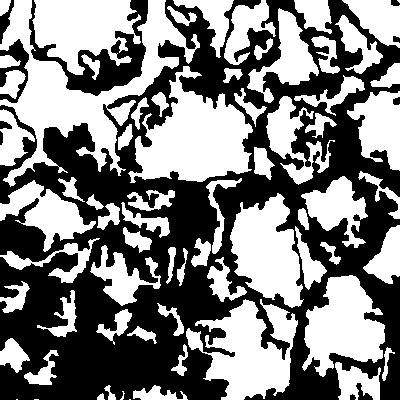
#> input picture steel_grain_size_dataset/GRAD_PRE/GradPre10_1_1.jpg, 400 x 400 px
$ python -i preprocessing.py   (imports and definitions only)
#> lines starting #> are read from the running program, lines starting #| are printed output that depends on the picture
#> further down, picture is the input picture: shape (400, 400, 3); min 0, max 255, mean 127.1
"""
preprocessing.py — 图像预处理模块

流程：灰度化 → 平滑去噪（高斯 / 双边 / 各向异性扩散）→ 中值滤波 → CLAHE 对比度增强
"""

import numpy as np
import cv2
from skimage.filters import gaussian
from skimage.restoration import denoise_tv_chambolle


def _estimate_noise_std(gray: np.ndarray) -> float:
    """
    估计图像噪声强度（归一化到 0~1）。
    用轻微平滑后的高频残差近似噪声。
    """
    img = gray.astype(np.float64)
    low_freq = cv2.GaussianBlur(img, (0, 0), sigmaX=1.0, sigmaY=1.0)
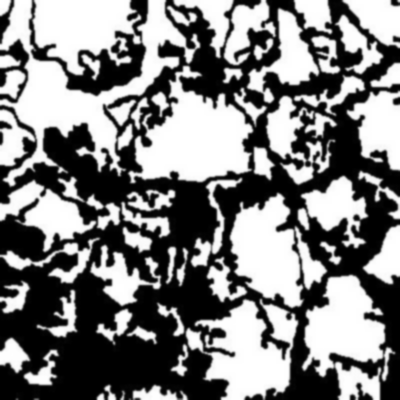
#> low_freq: shape (400, 400) float64; min 0, max 255, mean 127.1
    residual = img - low_freq
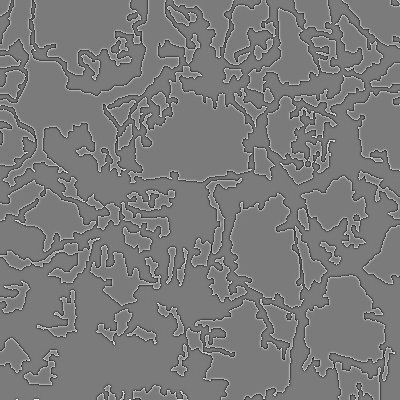
#> residual: shape (400, 400) float64; min -175.9, max 187.8, mean 0; drawn with min black and max white
    return float(np.std(residual) / 255.0)


def _resolve_gaussian_sigma(
    gray: np.ndarray,
    gaussian_sigma: float | str | None,
    noise_to_sigma_k: float,
    sigma_bounds: tuple[float, float],
) -> float:
    """将用户配置转换为最终用于平滑的 sigma。"""
    if gaussian_sigma is not None and gaussian_sigma != "auto":
        return float(gaussian_sigma)

    noise_std = _estimate_noise_std(gray)
#> noise_std = 0.131
    sigma = noise_to_sigma_k * noise_std
#> sigma = 2.36
    lo, hi = sigma_bounds
    return float(np.clip(sigma, lo, hi))


def preprocess(
    image: np.ndarray,
    smooth_mode: str = "gaussian",
    gaussian_sigma: float | str | None = "auto",
    noise_to_sigma_k: float = 18.0,
    sigma_bounds: tuple[float, float] = (0.8, 4.0),
    bilateral_d: int = 9,
    bilateral_sigma_color: float = 75.0,
    bilateral_sigma_space: float = 75.0,
    anisotropic_niter: int = 10,
    anisotropic_kappa: int = 50,
    anisotropic_gamma: float = 0.1,
    median_kernel: int = 3,
    clahe_clip_limit: float = 2.0,
    clahe_tile_grid_size: tuple = (8, 8),
) -> np.ndarray:
    """
    对输入图像执行预处理流程。

    Args:
        image: 输入图像，支持灰度或 BGR 彩色（uint8）
        smooth_mode: 平滑方式，可选 "gaussian" / "bilateral" / "anisotropic"
            - "gaussian"    : 高斯滤波（默认，速度最快）
            - "bilateral"   : 双边滤波，保留晶界边缘，平滑晶粒内部划痕
            - "anisotropic" : Perona-Malik 各向异性扩散，扩散沿晶粒内部方向，
                              在晶界处自动停止（medpy 实现）
        gaussian_sigma: 高斯滤波标准差，"auto"/None 时按噪声自适应
        noise_to_sigma_k: 自适应系数 k（sigma = k * noise_std）
        sigma_bounds: 自适应 sigma 的上下限（像素）
        bilateral_d: 双边滤波邻域直径
        bilateral_sigma_color: 双边滤波灰度相似阈值（越大越平滑）
        bilateral_sigma_space: 双边滤波空间距离权重
        anisotropic_niter: 各向异性扩散迭代次数
        anisotropic_kappa: 边缘灵敏度（越小越保守，越大越平滑）
        anisotropic_gamma: 扩散步长（0 < gamma <= 0.25）
        median_kernel: 中值滤波核大小（奇数）
        clahe_clip_limit: CLAHE 对比度限制
        clahe_tile_grid_size: CLAHE 分块大小

    Returns:
        增强后灰度图（uint8）
    """
    # 1. 灰度化
    if image.ndim == 3:
        gray = cv2.cvtColor(image, cv2.COLOR_BGR2GRAY)
    else:
        gray = image.copy()

    # 2. 平滑去噪
    if smooth_mode == "bilateral":
        blurred = cv2.bilateralFilter(
            gray, d=bilateral_d, sigmaColor=bilateral_sigma_color, sigmaSpace=bilateral_sigma_space
        )

    elif smooth_mode == "anisotropic":
        from medpy.filter.smoothing import anisotropic_diffusion

        blurred = anisotropic_diffusion(
            gray, niter=anisotropic_niter, kappa=anisotropic_kappa, gamma=anisotropic_gamma
        )
        blurred = np.clip(blurred, 0, 255).astype(np.uint8)

    else:  # "gaussian"（默认）
        sigma = _resolve_gaussian_sigma(
            gray,
            gaussian_sigma=gaussian_sigma,
            noise_to_sigma_k=noise_to_sigma_k,
            sigma_bounds=sigma_bounds,
        )
#> sigma = 2.36
        blurred = gaussian(gray.astype(np.float64), sigma=sigma, preserve_range=True)
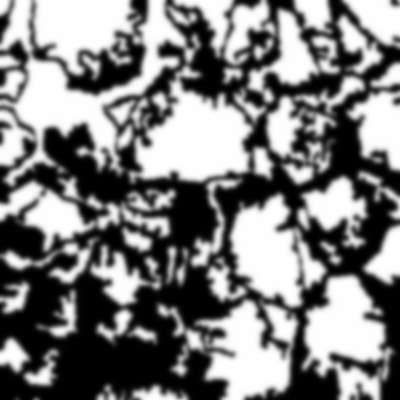
#> blurred: shape (400, 400) float64; min 0, max 255, mean 127.1
        blurred = np.clip(blurred, 0, 255).astype(np.uint8)

    # 3. 中值滤波（去椒盐噪声）
    if median_kernel > 1:
        blurred = cv2.medianBlur(blurred, median_kernel)

    # 4. CLAHE 自适应直方图均衡化（增强晶界对比度）
    clahe = cv2.createCLAHE(clipLimit=clahe_clip_limit, tileGridSize=clahe_tile_grid_size)
    enhanced = clahe.apply(blurred)
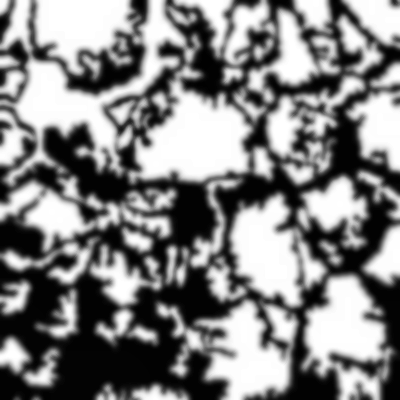
#> enhanced: shape (400, 400); min 1, max 255, mean 131

    return enhanced

>>> import cv2
>>> picture = cv2.imread('../steel_grain_size_dataset/GRAD_PRE/GradPre10_1_1.jpg')
>>> result = preprocess(picture)

$ run again, on steel_grain_size_dataset/GRAD_PRE/GradPre10_3_3.jpg
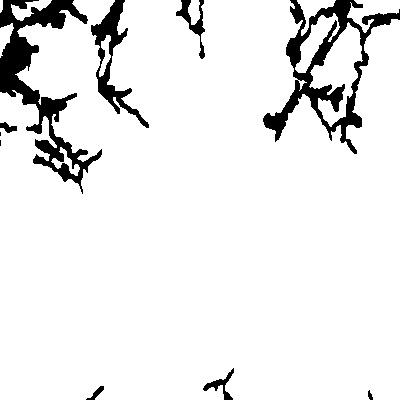
#> input picture steel_grain_size_dataset/GRAD_PRE/GradPre10_3_3.jpg, 400 x 400 px
#> picture is the input picture: shape (400, 400, 3); min 0, max 255, mean 234.5
#> in _estimate_noise_std, `residual = img - low_freq`:
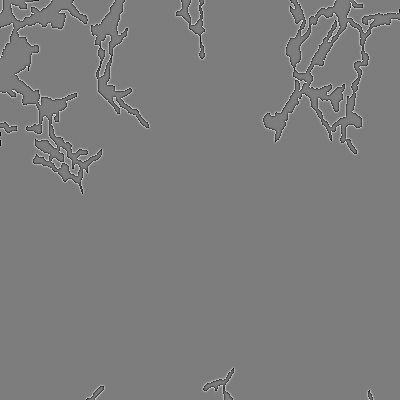
#> residual: shape (400, 400) float64; min -182.8, max 189.1, mean 0; drawn with min black and max white
#> noise_std = 0.0692
#> in _resolve_gaussian_sigma, `sigma = noise_to_sigma_k * noise_std`: sigma = 1.25
#> in preprocess, `enhanced = clahe.apply(blurred)`:
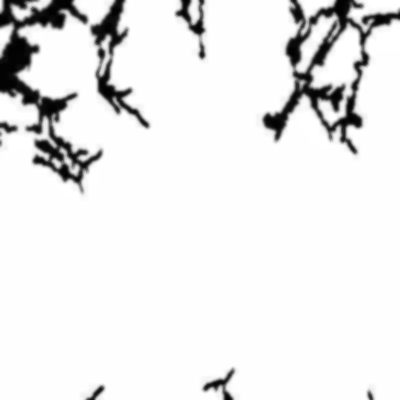
#> enhanced: shape (400, 400); min 2, max 255, mean 233.6

$ run again, on steel_grain_size_dataset/GRAD_PRE/GradPre11_1_1.jpg
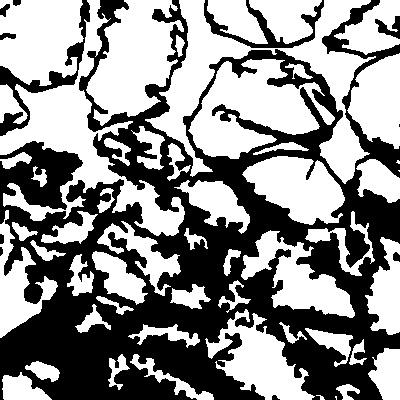
#> input picture steel_grain_size_dataset/GRAD_PRE/GradPre11_1_1.jpg, 400 x 400 px
#> picture is the input picture: shape (400, 400, 3); min 0, max 255, mean 139.3
#> in _estimate_noise_std, `residual = img - low_freq`:
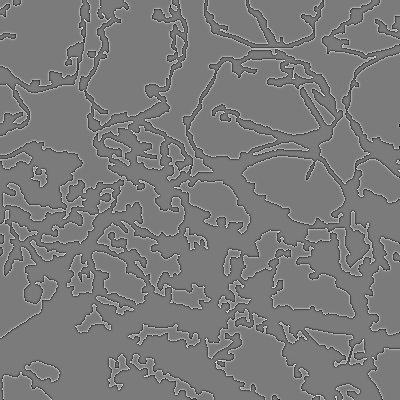
#> residual: shape (400, 400) float64; min -184.2, max 196.1, mean 0; drawn with min black and max white
#> noise_std = 0.128
#> in _resolve_gaussian_sigma, `sigma = noise_to_sigma_k * noise_std`: sigma = 2.3
#> in preprocess, `enhanced = clahe.apply(blurred)`:
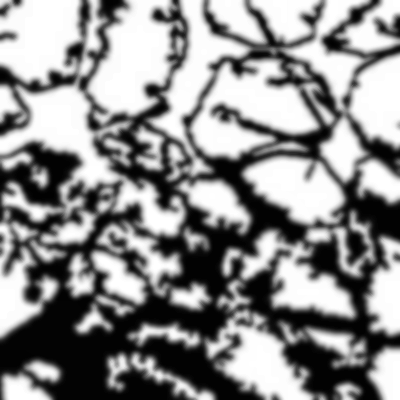
#> enhanced: shape (400, 400); min 1, max 255, mean 140.6

$ run again, on steel_grain_size_dataset/GRAD_PRE/GradPre11_1_3.jpg
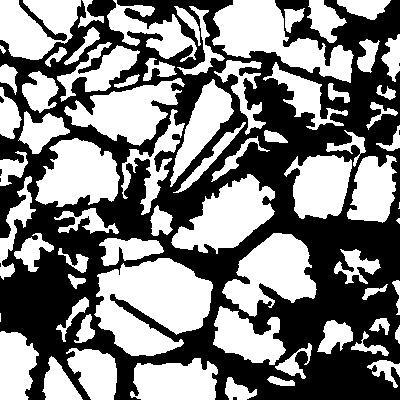
#> input picture steel_grain_size_dataset/GRAD_PRE/GradPre11_1_3.jpg, 400 x 400 px
#> picture is the input picture: shape (400, 400, 3); min 0, max 255, mean 128.1
#> in _estimate_noise_std, `residual = img - low_freq`:
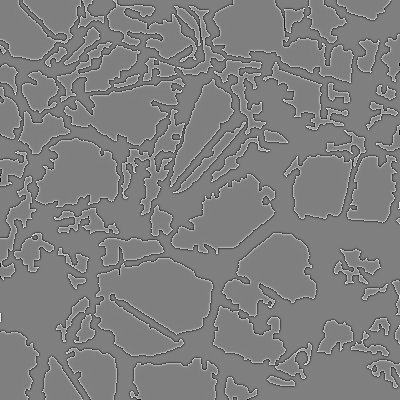
#> residual: shape (400, 400) float64; min -182.9, max 181.8, mean 0; drawn with min black and max white
#> noise_std = 0.128
#> in _resolve_gaussian_sigma, `sigma = noise_to_sigma_k * noise_std`: sigma = 2.3
#> in preprocess, `enhanced = clahe.apply(blurred)`:
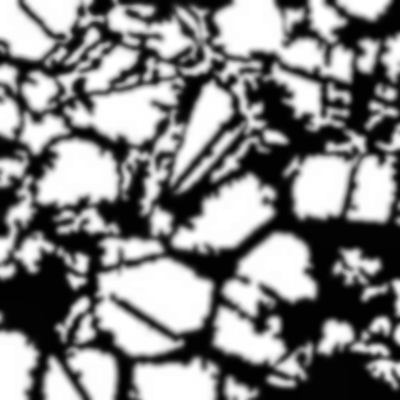
#> enhanced: shape (400, 400); min 1, max 255, mean 131.9
